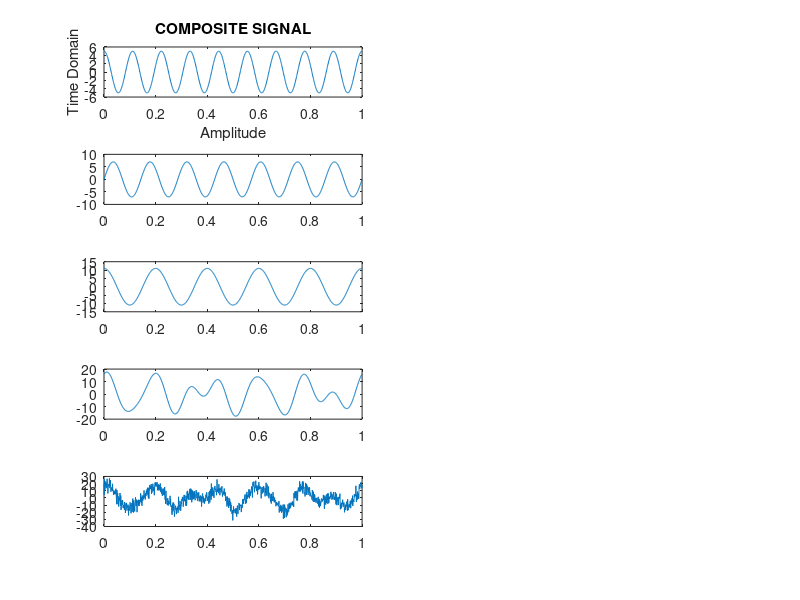

MATLAB code to generate this figure: (Note: this script raises an error after producing the figure.)
%23-51854-2
%AB-CDEFG-H
close all;
a1 = 5;
a2 = 7;
a3 = 11;

f1 = 9;
f2 = 7;
f3 = 5;

fs = 1000;
t = 0 : 1/fs : 1;

x1 = a1.*cos(2*pi*f1*t);
x2 = a2.*sin(2*pi*f2*t);
x3 = a3.*cos(2*pi*f3*t);

x = x1 +  x2 + x3;
n = 5.*randn(size(x));

nx = x + n;

%x1
subplot(5,2,1);
plot(t,x1);
title('COMPOSITE SIGNAL');
xlabel('Amplitude');
ylabel('Time Domain');

%x2
subplot(5,2,3);
plot(t,x2);


%x3
subplot(5,2,5);
plot(t,x3);


%x
subplot(5,2,7);
plot(t,x);


%nx
subplot(5,2,9);
plot(t,nx);



bw = obw(x,fs);

%f = linspace(-1,1,fs).*(fs/2);
N = length(x);                 % correct number of samples
f = linspace(-fs/2, fs/2, N);


fx1 = fft(x1);
fx1 = fftshift((fx1)/(fs/2));
%subplot(5,2,2);
%plot(f,abs(fx1));
%axis = ([-50 50 0 5]);


fx2 = fft(x2);
fx2 = fftshift((fx2)/(fs/2));
%subplot(5,2,4);
%plot(f,abs(fx2));

fx3 = fft(x3);
fx3 = fftshift((fx3)/(fs/2));
%subplot(5,2,6);
%plot(f,abs(fx3));

fx = fft(x);
fx = fftshift((fx)/(fs/2));
%subplot(5,2,8);
%plot(f,abs(fx));

fnx = fft(nx);
fnx = fftshift((fnx)/(fs/2));
%subplot(5,2,10);
%plot(f,abs(fnx));

subplot(5,2,2);
plot(f,abs(fx1));
title('FFT of x1');
xlim([-20 20]);
ylim([0 6]);

subplot(5,2,4);
plot(f,abs(fx2));
title('FFT of x2');
xlim([-20 20]);
ylim([0 8]);

subplot(5,2,6);
plot(f,abs(fx3));
title('FFT of x3');
xlim([-20 20]);
ylim([0 13]);

subplot(5,2,8);
plot(f,abs(fx));
title('FFT of Composite');
xlim([-20 20]);
ylim([0 13]);

subplot(5,2,10);
plot(f,abs(fnx));
title('FFT of Noisy Signal');
xlim([-20 20]);
ylim([0 13]);


